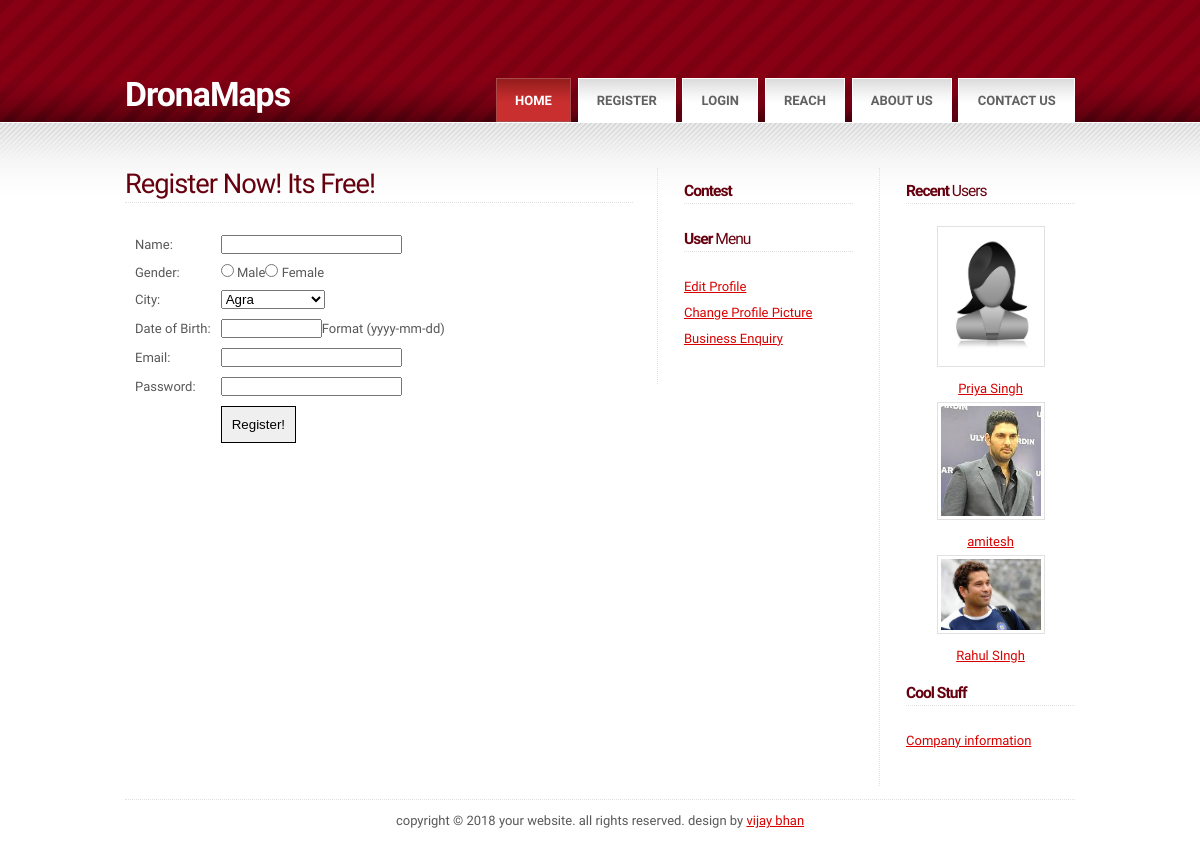
/registration.php, run on the app's committed database.
### tables this page shows
CREATE TABLE `soc_user` (
  `user_id` int(6) NOT NULL AUTO_INCREMENT,
  `user_name` varchar(250) DEFAULT NULL,
  `user_gender` tinyint(1) DEFAULT NULL,
  `user_city` int(5) DEFAULT NULL,
  `user_email` varchar(250) DEFAULT NULL,
  `user_pwd` varchar(25) DEFAULT NULL,
  `user_dob` date DEFAULT NULL,
  `user_addon` datetime DEFAULT NULL,
  `user_actcode` varchar(15) DEFAULT NULL,
  `user_status` tinyint(1) DEFAULT NULL,
  `user_about` varchar(1000) DEFAULT NULL,
  `user_hobbies` varchar(1000) DEFAULT NULL,
  `user_music` varchar(1000) DEFAULT NULL,
  `user_sports` varchar(1000) DEFAULT NULL,
  `user_political` varchar(1000) DEFAULT NULL,
  `user_img` varchar(255) DEFAULT NULL,
  PRIMARY KEY (`user_id`)
);

### common.php (called while the page is built, shortened)
<?php
function user_det($id,$field)
{
	$query="select ".$field." from soc_user where user_id='".$id."'";
	$result=mysql_query($query);
	$row=mysql_fetch_assoc($result);
	return $row[$field];
}
function user_img($id)
{
	if(user_det($id,"user_img")=="")
	{
		if(user_det($id,"user_gender")=='1')
		{
			return "noimagemale.jpg";
		}
		else
		{
			return "noimagefemale.jpg";
		}
	}
	else
	{
		return user_det($id,"user_img");
	}
}
?>

### registration.php (the view)
<?php require('layout.php'); ?>
<?php page_head(); ?>
<body>
<?php body_head(); ?>
<div id="main">
	<div id="main_inner" class="fixed">
		<div id="primaryContent_3columns">
			<div id="columnA_3columns">
			<h3>Register Now! Its Free!</h3>
			<form name="register" action="registrationsucess.php" method="post">
			<table border="0" cellspacing="10">
			<tr><td>Name:</td><td><input type="text" name="uname"></td></tr>
			<tr><td>Gender:</td><td><input type="radio" name="gender" value="1"> Male<input type="radio" name="gender" value="0"> Female</td></tr>
			<tr><td>City:</td><td>
			<select name="city">
			<?php
			$query="select * from soc_city order by city_name asc";
			$result=mysql_query($query);
			while($row=mysql_fetch_assoc($result))
			{
			?>
			<option value="<?php echo $row['city_id']; ?>"><?php echo $row['city_name']; ?></option>
			<?php
			}
			?>
			</select>
			</td></tr>
			<tr><td>Date of Birth:</td><td><input type="text" name="dob" size="10">Format (yyyy-mm-dd)</td></tr>
			<tr><td>Email:</td><td><input type="text" name="email"></td></tr>
			<tr><td>Password:</td><td><input type="password" name="pwd"></td></tr>
			<tr><td></td><td><input type="submit" value="Register!" style="border:1px solid #000; padding:10px;"></td></tr>
			</table>
			</form>
			</div>
		</div>
		<div id="secondaryContent_3columns">
			<?php sidebar1(); ?>
			<?php sidebar2(); ?>
		</div>
		<br class="clear" />
	</div>
</div>
<?php footer(); ?>
</body>
</html>

### layout.php (shortened to what this page needs)
<?php
require('common.php');
function page_head()
{
?>
<!DOCTYPE html PUBLIC "-//W3C//DTD XHTML 1.0 Strict//EN" "http://www.w3.org/TR/xhtml1/DTD/xhtml1-strict.dtd">
<html>
<head>
<link rel="stylesheet" type="text/css" href="style.css" />
</head>
<?php
}
function body_head()
{
?>
<div id="header">
	<div id="header_inner" class="fixed">
		<div id="logo">
			<h1><span><bold>DronaMaps</bold></span></h1>
			<h2></h2>
		</div>
		<div id="menu">
			<ul>
				<li><a href="#" class="active">Home</a></li>
				<?php
				if(isset($_SESSION['sid']))
				{
				?>
				<li><a href="#">Profile</a></li>
				<li><a href="upload.php">Upload Photo</a></li>
				<li><a href="logout.php">Logout</a></li>
				<?php
				}
				else
				{
				?>
				<li><a href="registration.php">Register</a></li>
				<li><a href="login.php">Login</a></li>
				<?php } ?>
			    <li><a href="Business.php">Reach</a></li>
				<li><a href="aboutus.php">About Us</a></li>
				<li><a href="contactus.php">Contact US</a></li>
			</ul>
		</div>
	</div>
</div>
<?php
}
function sidebar1()
{
?>
<div id="columnB_3columns">
				<h4><span>Contest</span> </h4>
				<h4><span>User </span>Menu</h4>
				<ul class="links">
				<li class="first"><a href="editprofile.php">Edit Profile</a></li>
				<li><a href="changepic.php">Change Profile Picture</a></li>
				<li><a href="nextround.php">Business Enquiry</a></li>
				</ul>
			</div>
<?php
}
function sidebar2()
{
?>
<div id="columnC_3columns">
				<h4><span>Recent </span>Users</h4>
				<ul class="links">
				<?php
				$query="select user_id from soc_user order by user_addon desc limit 3";
				$result=mysql_query($query);
				while($row=mysql_fetch_assoc($result))
				{
				?>
				<li style="text-align:center;">
				<a href="viewprofile.php?uid=<?php echo $row['user_id']; ?>">
				<img src="user_ppic/<?php echo user_img($row['user_id']); ?>" style="max-width:100px;">
				<br/><?php echo user_det($row['user_id'],"user_name"); ?>
				</a></li>
				<?php
				}
				?>
				<h4><span>Cool Stuff</h4>
				<ul class="links">
				<li class="first"><a href="https://www.dronamaps.com">Company information</a></li>
				</ul>
			</div>
<?php
}
function footer()
{
?>
<div id="footer" class="fixed">
	Copyright &copy; 2018 Your Website. All rights reserved. Design by <a href="#">vijay bhan</a>
</div>
<?php
}
?>

### style.css (style rules this page uses)
div.fixed { width: 950px !important; }
* { margin: 0em; padding: 0em; }
body { background-color: #fff; color: #585858; font-size: 13px; font-family: Calibri,'Open Sans Condensed', sans-serif; }
h1,h2,h3,h4,h5,h6 { font-weight: normal; letter-spacing: -1px; }
h3,h4,h5,h6 { color: #66000F; }
h1 span { font-weight: bold; }
h4 span { font-weight: bold; }
img { padding: 3px; border: solid 1px #e1e1e1; }
a { text-decoration: underline; color: #D90000; }
ul.links { list-style: none; }
ul.links li { line-height: 2em; }
#header { width:100%; height:122px; background: #440000 url('images/n1.gif') repeat-x; }
#header_inner { position: relative; width: 950px; height:122px; margin: 0 auto; }
#logo { position: absolute; bottom: 0.6em; }
#logo h1 { display: inline; color: #fff; font-size: 2.6em; }
#logo h2 { display: inline; padding-left: 0.5em; color: #E5CCD0; font-size: 1.0em; }
#menu { position: absolute; right: 0em; bottom: 0em; }
#menu ul { list-style: none; }
#menu li { float: left; }
#menu li a { margin-left: 0.5em; display: block; padding: 1.1em 1.4em 1.0em 1.4em; background: #fff url('images/n4.gif') repeat-x; border: solid 1px #fff; color: #616161; font-weight: bold; font-size: 1.0em; text-transform: Uppercase; text-decoration: none; }
#menu li a.active { background: #CA2F2F url('images/n3.gif') repeat-x; color: #fff; border: solid 1px #A94B4B; }
#main { background: #fff url('images/n2.gif') 0px 1px repeat-x; }
#main_inner ul { margin-bottom: 2.0em; }
#main_inner { position: relative; width: 950px; margin: 0 auto; padding-top: 3.5em; }
#main_inner h3,h4 { border-bottom: dotted 1px #E1E1E1; position: relative; }
#main_inner h3 { font-size: 2.1em; padding-bottom: 0.1em; margin-bottom: 0.8em; }
#main_inner h4 { font-size: 1.2em; padding-bottom: 0.175em; margin-bottom: 1.4em; margin-top: 0.95em; }
#footer { width: 950px; margin: 0 auto; text-align: center; clear: both; border-top: dotted 1px #E1E1E1; margin-top: 1.0em; margin-bottom: 1.0em; padding-top: 1.0em; text-transform: lowercase; }
#primaryContent_3columns { position: relative; margin-right: 34em; }
#columnA_3columns { position: relative; float: left; width: 100%; margin-right: -34em; padding-right: 2em; }
#secondaryContent_3columns { float: right; }
#columnB_3columns { width: 13.0em; float: left; padding: 0em 2em 0.5em 2em; border-left: dotted 1px #E1E1E1; }
#columnC_3columns { width: 13.0em; float: left; padding: 0em 0em 0.5em 2em; border-left: dotted 1px #E1E1E1; }

### data on the page
soc_user: shows a picture, user_det($row['user_id'],"user_name") "Priya Singh"
soc_user: user_id+user_img (picture), user_det($row['user_id'],"user_name") "amitesh"
soc_user: user_id+user_img (picture), user_det($row['user_id'],"user_name") "Rahul SIngh"

### other printed values
form field city "Agra"
